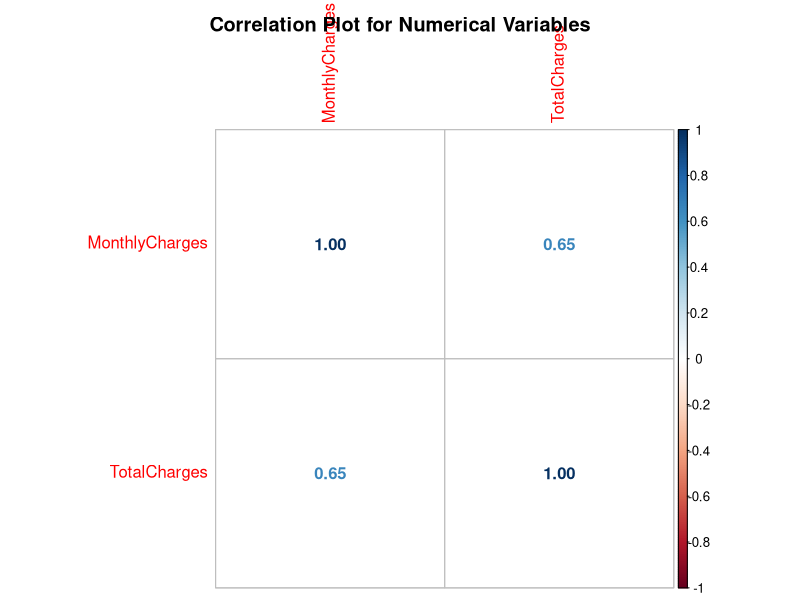
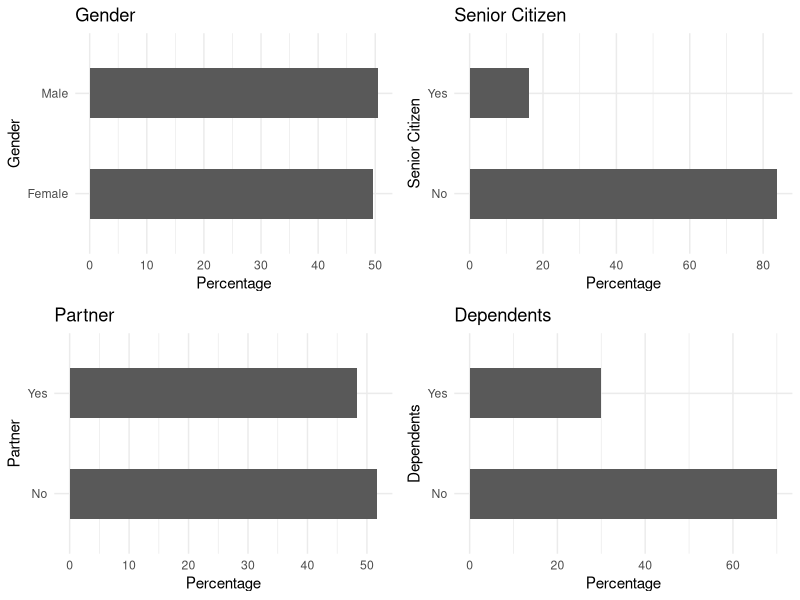
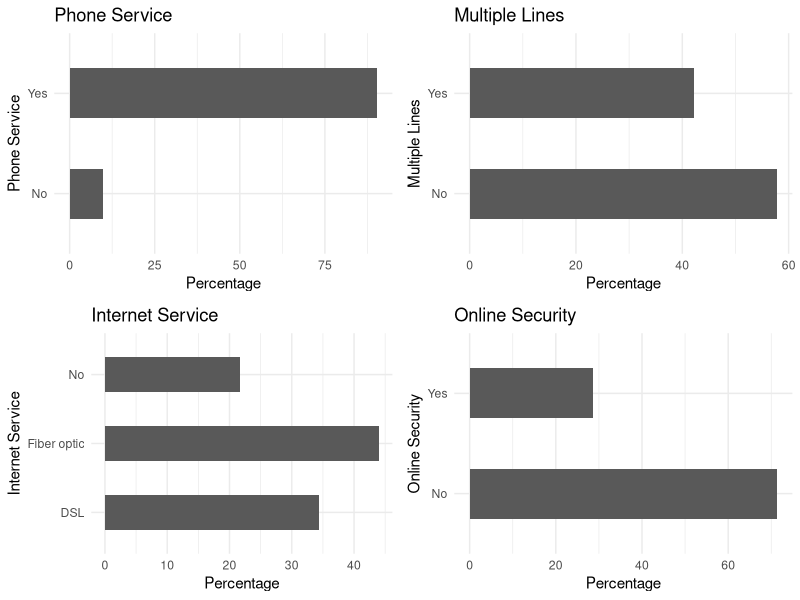
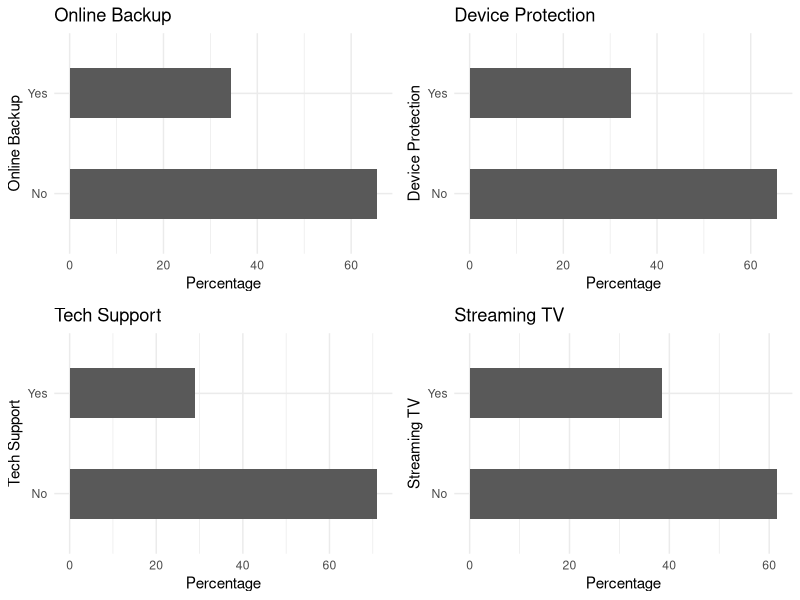
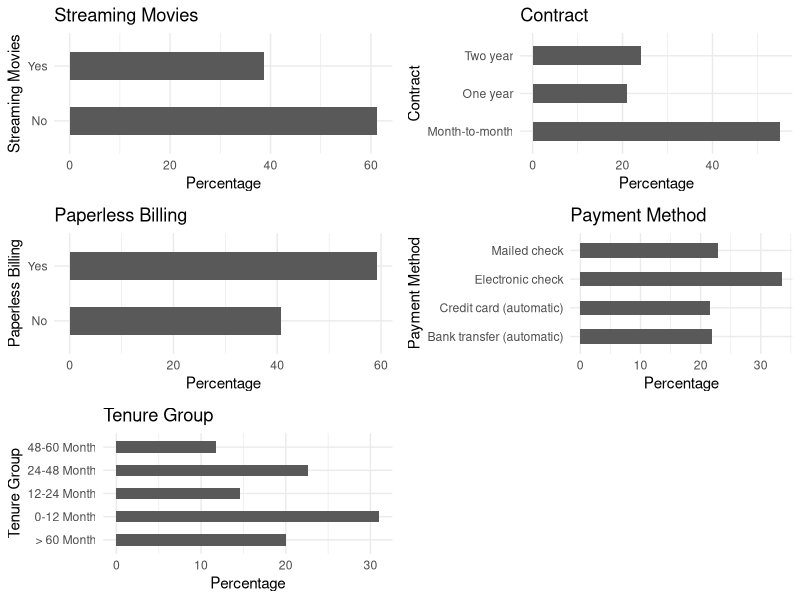
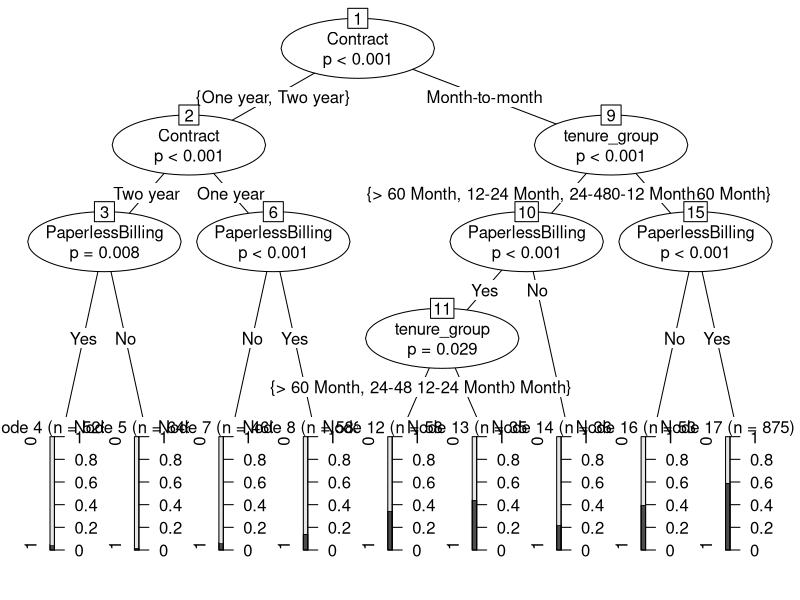
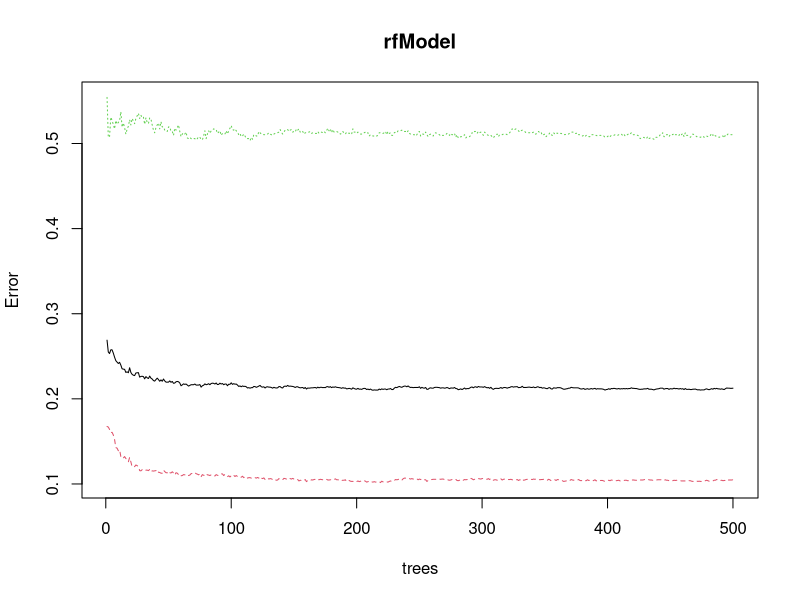
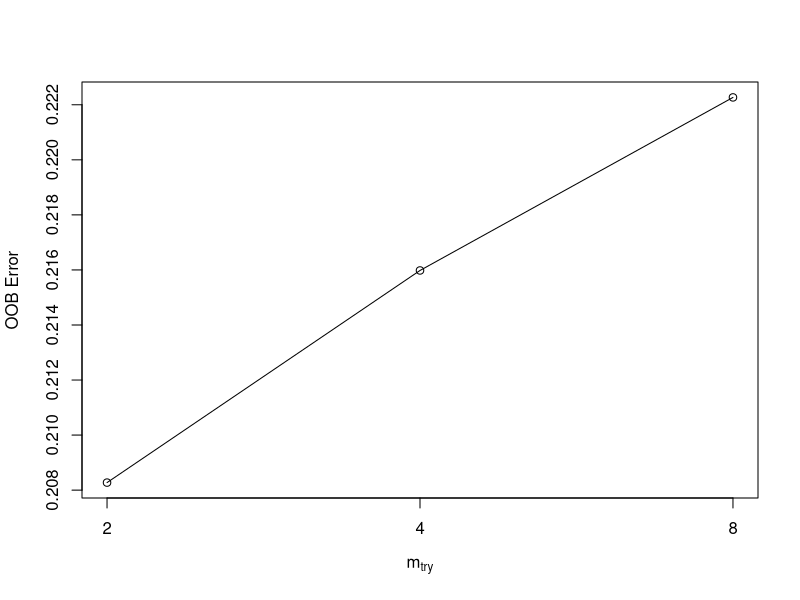

R code for these plots, in order:
#Data Preprocessing
library(plyr)
library(corrplot)
library(ggplot2)
library(gridExtra)
library(ggthemes)
library(caret)
library(MASS)
library(randomForest)
library(party)

# Load data
churn <- read.csv('Telco-Customer-Churn.csv')
str(churn)

#missing values
sapply(churn, function(x) sum(is.na(x)))
#remove 11 missing records
churn <- churn[complete.cases(churn), ]

#Recode columns
cols_recode1 <- c(10:15)
for(i in 1:ncol(churn[,cols_recode1])) {
  churn[,cols_recode1][,i] <- as.factor(mapvalues
                                        (churn[,cols_recode1][,i], from =c("No internet service"),to=c("No")))
}

churn$MultipleLines <- as.factor(
  mapvalues(churn$MultipleLines, 
  from=c("No phone service"),
       to=c("No")))

min(churn$tenure); max(churn$tenure)

group_tenure <- function(tenure){
  if (tenure >= 0 & tenure <= 12){
    return('0-12 Month')
  }else if(tenure > 12 & tenure <= 24){
    return('12-24 Month')
  }else if (tenure > 24 & tenure <= 48){
    return('24-48 Month')
  }else if (tenure > 48 & tenure <=60){
    return('48-60 Month')
  }else if (tenure > 60){
    return('> 60 Month')
  }
}
churn$tenure_group <- sapply(churn$tenure,group_tenure)
churn$tenure_group <- as.factor(churn$tenure_group)

churn$SeniorCitizen <- as.factor(mapvalues(churn$SeniorCitizen,
                                           from=c("0","1"),
                                           to=c("No", "Yes")))

#Remove columns we don't need
churn$customerID <- NULL
churn$tenure <- NULL

churn$Churn <- as.factor(mapvalues(churn$Churn,
                                   from=c("No", "Yes"),
                                   to=c("0","1")))

#Exploratory data analysis and feature selection
#Correlation between numerical values

numeric.var <- sapply(churn, is.numeric)
corr.matrix <- cor(churn[,numeric.var])
corrplot(corr.matrix, main="\n\nCorrelation Plot for Numerical Variables", method="number")

#They are correlated so we will remove one, Total Charges
churn$TotalCharges <- NULL

#Bar plots of categorical variables
p1 <- ggplot(churn, aes(x=gender)) + ggtitle("Gender") + xlab("Gender") +
  geom_bar(aes(y = 100*(..count..)/sum(..count..)), width = 0.5) + ylab("Percentage") + coord_flip() + theme_minimal()
p2 <- ggplot(churn, aes(x=SeniorCitizen)) + ggtitle("Senior Citizen") + xlab("Senior Citizen") + 
  geom_bar(aes(y = 100*(..count..)/sum(..count..)), width = 0.5) + ylab("Percentage") + coord_flip() + theme_minimal()
p3 <- ggplot(churn, aes(x=Partner)) + ggtitle("Partner") + xlab("Partner") + 
  geom_bar(aes(y = 100*(..count..)/sum(..count..)), width = 0.5) + ylab("Percentage") + coord_flip() + theme_minimal()
p4 <- ggplot(churn, aes(x=Dependents)) + ggtitle("Dependents") + xlab("Dependents") +
  geom_bar(aes(y = 100*(..count..)/sum(..count..)), width = 0.5) + ylab("Percentage") + coord_flip() + theme_minimal()
grid.arrange(p1, p2, p3, p4, ncol=2)

p5 <- ggplot(churn, aes(x=PhoneService)) + ggtitle("Phone Service") + xlab("Phone Service") +
  geom_bar(aes(y = 100*(..count..)/sum(..count..)), width = 0.5) + ylab("Percentage") + coord_flip() + theme_minimal()
p6 <- ggplot(churn, aes(x=MultipleLines)) + ggtitle("Multiple Lines") + xlab("Multiple Lines") + 
  geom_bar(aes(y = 100*(..count..)/sum(..count..)), width = 0.5) + ylab("Percentage") + coord_flip() + theme_minimal()
p7 <- ggplot(churn, aes(x=InternetService)) + ggtitle("Internet Service") + xlab("Internet Service") + 
  geom_bar(aes(y = 100*(..count..)/sum(..count..)), width = 0.5) + ylab("Percentage") + coord_flip() + theme_minimal()
p8 <- ggplot(churn, aes(x=OnlineSecurity)) + ggtitle("Online Security") + xlab("Online Security") +
  geom_bar(aes(y = 100*(..count..)/sum(..count..)), width = 0.5) + ylab("Percentage") + coord_flip() + theme_minimal()
grid.arrange(p5, p6, p7, p8, ncol=2)

p9 <- ggplot(churn, aes(x=OnlineBackup)) + ggtitle("Online Backup") + xlab("Online Backup") +
  geom_bar(aes(y = 100*(..count..)/sum(..count..)), width = 0.5) + ylab("Percentage") + coord_flip() + theme_minimal()
p10 <- ggplot(churn, aes(x=DeviceProtection)) + ggtitle("Device Protection") + xlab("Device Protection") + 
  geom_bar(aes(y = 100*(..count..)/sum(..count..)), width = 0.5) + ylab("Percentage") + coord_flip() + theme_minimal()
p11 <- ggplot(churn, aes(x=TechSupport)) + ggtitle("Tech Support") + xlab("Tech Support") + 
  geom_bar(aes(y = 100*(..count..)/sum(..count..)), width = 0.5) + ylab("Percentage") + coord_flip() + theme_minimal()
p12 <- ggplot(churn, aes(x=StreamingTV)) + ggtitle("Streaming TV") + xlab("Streaming TV") +
  geom_bar(aes(y = 100*(..count..)/sum(..count..)), width = 0.5) + ylab("Percentage") + coord_flip() + theme_minimal()
grid.arrange(p9, p10, p11, p12, ncol=2)

p13 <- ggplot(churn, aes(x=StreamingMovies)) + ggtitle("Streaming Movies") + xlab("Streaming Movies") +
  geom_bar(aes(y = 100*(..count..)/sum(..count..)), width = 0.5) + ylab("Percentage") + coord_flip() + theme_minimal()
p14 <- ggplot(churn, aes(x=Contract)) + ggtitle("Contract") + xlab("Contract") + 
  geom_bar(aes(y = 100*(..count..)/sum(..count..)), width = 0.5) + ylab("Percentage") + coord_flip() + theme_minimal()
p15 <- ggplot(churn, aes(x=PaperlessBilling)) + ggtitle("Paperless Billing") + xlab("Paperless Billing") + 
  geom_bar(aes(y = 100*(..count..)/sum(..count..)), width = 0.5) + ylab("Percentage") + coord_flip() + theme_minimal()
p16 <- ggplot(churn, aes(x=PaymentMethod)) + ggtitle("Payment Method") + xlab("Payment Method") +
  geom_bar(aes(y = 100*(..count..)/sum(..count..)), width = 0.5) + ylab("Percentage") + coord_flip() + theme_minimal()
p17 <- ggplot(churn, aes(x=tenure_group)) + ggtitle("Tenure Group") + xlab("Tenure Group") +
  geom_bar(aes(y = 100*(..count..)/sum(..count..)), width = 0.5) + ylab("Percentage") + coord_flip() + theme_minimal()
grid.arrange(p13, p14, p15, p16, p17, ncol=2)

#Logistic Regression
#First, we split the data into training and testing sets:
intrain<- createDataPartition(churn$Churn,p=0.7,list=FALSE)
set.seed(2021)
training<- churn[intrain,]
testing<- churn[-intrain,]

#Fitting the Logistic Regression Model:
LogModel <- glm(Churn ~ .,family=binomial(link="logit"),data=training)
print(summary(LogModel))

#Feature Analysis
anova(LogModel, test="Chisq")

#Assessing the predictive ability of the Logistic Regression model
#testing$Churn <- as.character(testing$Churn)
#testing$Churn[testing$Churn=="No"] <- "0"
#testing$Churn[testing$Churn=="Yes"] <- "1"
fitted.results <- predict(LogModel,newdata=testing,type='response')
fitted.results <- ifelse(fitted.results > 0.5,1,0)
misClasificError <- mean(fitted.results != testing$Churn)
print(paste('Logistic Regression Accuracy',1-misClasificError))

print("Confusion Matrix for Logistic Regression"); 
table(testing$Churn, fitted.results > 0.5)

#Odds Ratio
library(MASS)
exp(cbind(OR=coef(LogModel), confint(LogModel)))

#Decision Tree
#Decision Tree visualization

#Convert variables used in model to factors
training$Contract <- factor(training$Contract)
training$tenure_group <- factor(training$tenure_group)
training$PaperlessBilling <- factor(training$PaperlessBilling)

tree <- ctree(Churn~Contract+tenure_group+PaperlessBilling, training)
plot(tree)

#Decision Tree Confusion Matrix
testing$Contract <- factor(testing$Contract)
testing$tenure_group <- factor(testing$tenure_group)
testing$PaperlessBilling <- factor(testing$PaperlessBilling)

pred_tree <- predict(tree, testing)
print("Confusion Matrix for Decision Tree"); table(Predicted = pred_tree, Actual = testing$Churn)

#Decision Tree Accuracy
p1 <- predict(tree, training)
tab1 <- table(Predicted = p1, Actual = training$Churn)
tab2 <- table(Predicted = pred_tree, Actual = testing$Churn)
print(paste('Decision Tree Accuracy',sum(diag(tab2))/sum(tab2)))

#Random Forest
#Initial Model
rfModel <- randomForest(Churn ~., data = training)
print(rfModel)

#Random Forest Prediction and Confusion Matrix
pred_rf <- predict(rfModel, testing)
caret::confusionMatrix(pred_rf, testing$Churn)

#Random Forest Error Rate
plot(rfModel)

#Tune Random Forest Model
t <- tuneRF(training[, -18], training[, 18], stepFactor = 0.5, plot = TRUE, ntreeTry = 200, trace = TRUE, improve = 0.05)

#Fit the Random Forest Model After Tuning
rfModel_new <- randomForest(Churn ~., data = training, ntree = 200, mtry = 2, importance = TRUE, proximity = TRUE)
print(rfModel_new)

#Random Forest Predictions and Confusion Matrix After Tuning
pred_rf_new <- predict(rfModel_new, testing)
caret::confusionMatrix(pred_rf_new, testing$Churn)

#Random Forest Feature Importance
varImpPlot(rfModel_new, sort=T, n.var = 10, main = 'Top 10 Feature Importance')
